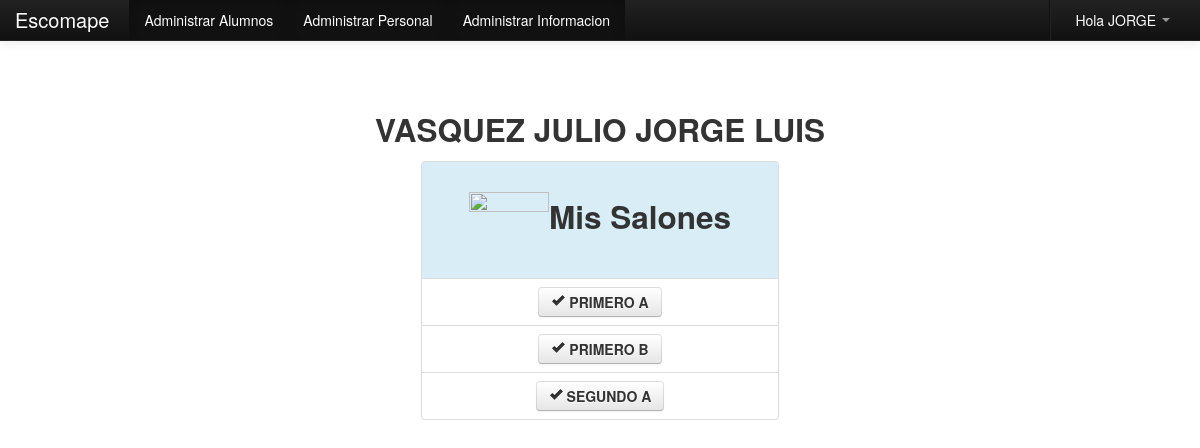
/Source/Principal.php (signed in), run on the app's committed database.
### tables this page shows
CREATE TABLE IF NOT EXISTS `profesor` (
  `id` int(11) NOT NULL AUTO_INCREMENT,
  `nom` varchar(255) NOT NULL,
  `ape` varchar(255) NOT NULL,
  `doc` varchar(255) NOT NULL,
  `con` varchar(255) NOT NULL,
  `fecha` date NOT NULL,
  `dir` varchar(255) NOT NULL,
  `tel` varchar(255) NOT NULL,
  `cel` varchar(255) NOT NULL,
  `correo` varchar(255) NOT NULL,
  `especialidad` varchar(255) NOT NULL,
  `estado` varchar(255) NOT NULL,
  `tipo` varchar(255) NOT NULL,
  PRIMARY KEY (`id`)
);

CREATE TABLE IF NOT EXISTS `salon` (
  `id` int(11) NOT NULL AUTO_INCREMENT,
  `nombre` varchar(255) NOT NULL,
  `grado` varchar(255) NOT NULL,
  `profesor` varchar(255) NOT NULL,
  `estado` varchar(255) NOT NULL,
  PRIMARY KEY (`id`)
);

### Source/Modulos/php_conexion.php (called while the page is built, shortened)
<?php
	function limpiar($tags){
		return $tags;
	}
?>

### Source/Modulos/class_buscar.php (called while the page is built, shortened)
<?php
class Consultar_Profesor{
	private $fetch;
	function __construct($codigo){
		$this->consulta = mysql_query("SELECT * FROM profesor WHERE doc='$codigo'");
		$this->fetch = mysql_fetch_array($this->consulta);
	}
	function consultar($campo){
		return $this->fetch[$campo];
	}
}
?>

### Source/Principal.php (the view, shortened to what this page needs)
<?php
	include_once "Modulos/php_conexion.php";
	include_once "Modulos/class_buscar.php";
	if($_SESSION['tipo_user']=='a' or $_SESSION['tipo_user']=='p'){
		$profesor=limpiar($_SESSION['cod_user']);
		$oProfesor=new Consultar_Profesor($profesor);
		$nombre_profesor=$oProfesor->consultar('ape').' '.$oProfesor->consultar('nom');
	}else{
		header('Location:error.php');
	}
?>
<!DOCTYPE html>
<html lang="es">
  <head>
    <link href="css/bootstrap.css" rel="stylesheet">
    <link href="css/bootstrap-responsive.css" rel="stylesheet">
  </head>
  <body>
    <?php include_once "menu/m_principal.php"; ?>
<br><br>
	<div align="center">
    	<h2><?php echo $nombre_profesor; ?></h2>
    	<table width="30%">
          <tr>
            <td>
            	<table class="table table-bordered">
                  <tr class="info">
                    <td colspan="2"><h2 align="center"><img src="img/salon.png" width="80" height="80">Mis Salones</h2></td>
                  </tr>
                  <?php
				  	$pa=mysql_query("SELECT * FROM salon WHERE profesor='$profesor' order by nombre");
					while($row=mysql_fetch_array($pa)){
						$url=$row['id'];
				  ?>
                  <tr>
                    <td>
                    	<div align="center">
                        	<a href="Modulos/Calificar/index.php?salon=<?php echo $url; ?>" title="Ir a Valorar Alumnos" class="btn">
                        		<strong><i class="icon-ok"></i> <?php echo $row['nombre']; ?></strong>
                            </a>
                        </div>
                    </td>
                  </tr>
                  <?php } ?>
                </table>
            </td>
          </tr>
        </table>
    </div>
  </body>
</html>

### Source/Principal.php (style rules this page uses)
body { padding-top: 60px; padding-bottom: 40px; }

### data on the page
profesor: nombre_profesor "VASQUEZ JULIO JORGE LUIS"
salon: nombre "PRIMERO A"
salon: nombre "PRIMERO B"
salon: nombre "SEGUNDO A"

### other printed values
$_SESSION['user_name'] "JORGE"
